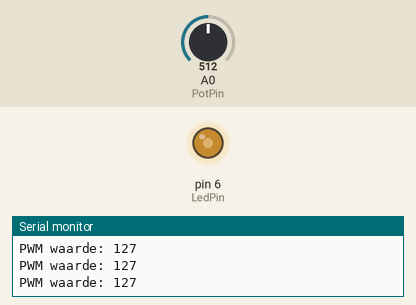
Bench run of a sketch on a simulated Arduino Uno, built with avr-gcc and run on an emulated ATmega328P. On the bench: output pins drawn as LEDs (lit = HIGH), the last lines printed to the serial monitor. Inputs (shaded band) come from the test bench; at power-on: A0 (PotPin) = 512.

Above: at 1.2 s.
1.3 s: A0 (PotPin) set to 413
At 2.0 s:
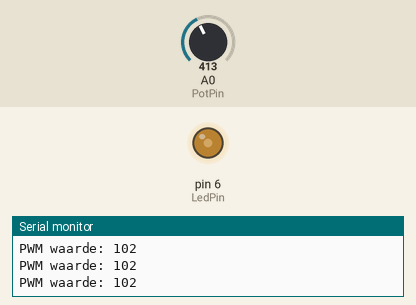
4.3 s: A0 (PotPin) set to 394
At 5.0 s:
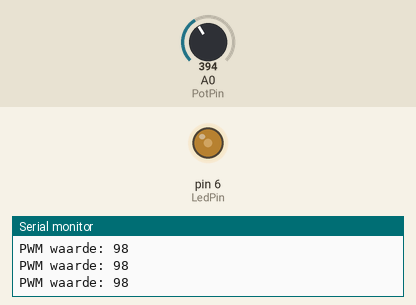
5.8 s: A0 (PotPin) set to 716
At 6.6 s:
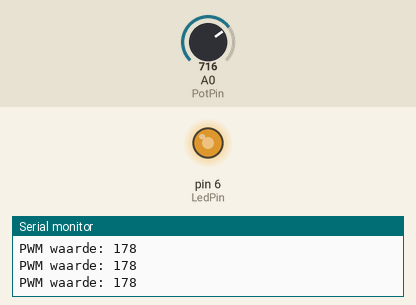
7.3 s: A0 (PotPin) set to 122
At 8.4 s:
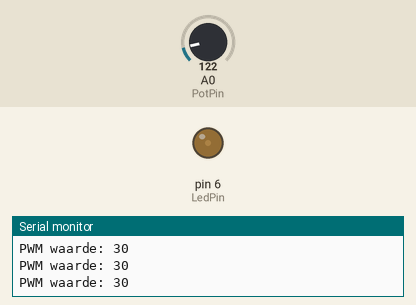
8.8 s: A0 (PotPin) set to 45
At 10.1 s:
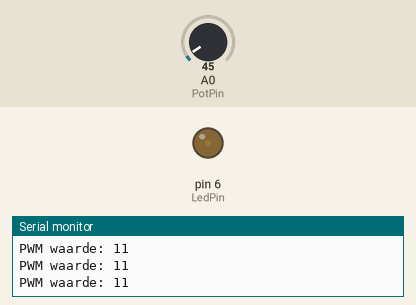
11.8 s: A0 (PotPin) set to 38
At 12.2 s:
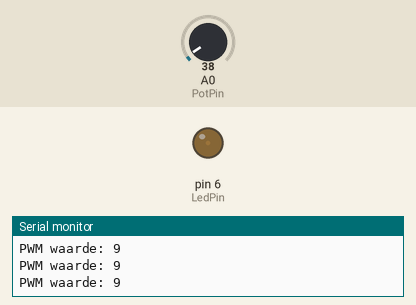
Timing chart, 0 to 14.3 s (numbered marks = the images above; inputs shaded):
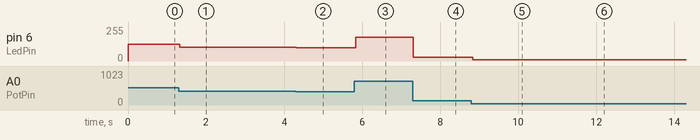

Measured:
- after the input at 1.3 s, pin 6 (LedPin): 127/255 → 102/255 at once
- after the input at 4.3 s, pin 6 (LedPin): 102/255 → 98/255 at once
- after the input at 5.8 s, pin 6 (LedPin): 98/255 → 178/255 at once
- after the input at 7.3 s, pin 6 (LedPin): 178/255 → 30/255 at once
- after the input at 8.8 s, pin 6 (LedPin): 30/255 → 11/255 at once
- after the input at 11.8 s, pin 6 (LedPin): 11/255 → 9/255 at once

The sketch:

1led_with_poteniometer_PWM.ino
```cpp
int LedPin = 6;
int PotPin = A0;
int output;
int LedValue;
void setup() {

 pinMode(LedPin, OUTPUT);
  Serial.begin(9600);

}

void loop() {

 output = analogRead(PotPin);
 LedValue = map(output, 0, 1023, 0, 255);
 Serial.println(String("PWM waarde: ") + LedValue);
 analogWrite(LedPin, LedValue);
 delay(1);

}
```
